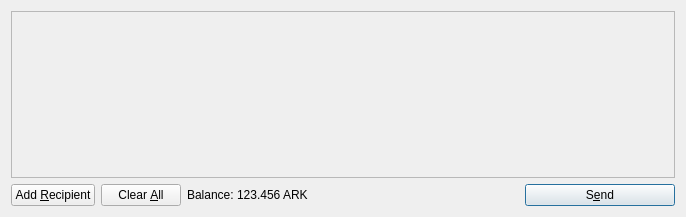
<?xml version="1.0" encoding="UTF-8"?>
<ui version="4.0">
 <class>SendCoinsDialog</class>
 <widget class="QDialog" name="SendCoinsDialog">
  <property name="geometry">
   <rect>
    <x>0</x>
    <y>0</y>
    <width>686</width>
    <height>217</height>
   </rect>
  </property>
  <property name="windowTitle">
   <string>Send Coins</string>
  </property>
  <layout class="QVBoxLayout" name="verticalLayout">
   <item>
    <widget class="QScrollArea" name="scrollArea">
     <property name="widgetResizable">
      <bool>true</bool>
     </property>
     <widget class="QWidget" name="scrollAreaWidgetContents">
      <property name="geometry">
       <rect>
        <x>0</x>
        <y>0</y>
        <width>666</width>
        <height>165</height>
       </rect>
      </property>
      <layout class="QVBoxLayout" name="verticalLayout_2">
       <property name="margin">
        <number>0</number>
       </property>
       <item>
        <layout class="QVBoxLayout" name="entries">
         <property name="spacing">
          <number>6</number>
         </property>
        </layout>
       </item>
       <item>
        <spacer name="verticalSpacer">
         <property name="orientation">
          <enum>Qt::Vertical</enum>
         </property>
         <property name="sizeHint" stdset="0">
          <size>
           <width>20</width>
           <height>40</height>
          </size>
         </property>
        </spacer>
       </item>
      </layout>
     </widget>
    </widget>
   </item>
   <item>
    <layout class="QHBoxLayout" name="horizontalLayout">
     <item>
      <widget class="QPushButton" name="addButton">
       <property name="toolTip">
        <string>Send to multiple recipients at once</string>
       </property>
       <property name="text">
        <string>Add &amp;Recipient</string>
       </property>
       <property name="icon">
        <iconset resource="../bitcoin.qrc">
         <normaloff>:/icons/add</normaloff>:/icons/add</iconset>
       </property>
       <property name="autoDefault">
        <bool>false</bool>
       </property>
      </widget>
     </item>
     <item>
      <widget class="QPushButton" name="clearButton">
       <property name="sizePolicy">
        <sizepolicy hsizetype="Minimum" vsizetype="Fixed">
         <horstretch>0</horstretch>
         <verstretch>0</verstretch>
        </sizepolicy>
       </property>
       <property name="toolTip">
        <string>Remove all transaction fields</string>
       </property>
       <property name="text">
        <string>Clear &amp;All</string>
       </property>
       <property name="icon">
        <iconset resource="../bitcoin.qrc">
         <normaloff>:/icons/remove</normaloff>:/icons/remove</iconset>
       </property>
       <property name="autoRepeatDelay">
        <number>300</number>
       </property>
       <property name="autoDefault">
        <bool>false</bool>
       </property>
      </widget>
     </item>
     <item>
      <layout class="QHBoxLayout" name="horizontalLayout_2">
       <property name="spacing">
        <number>3</number>
       </property>
       <item>
        <widget class="QLabel" name="label">
         <property name="text">
          <string>Balance:</string>
         </property>
        </widget>
       </item>
       <item>
        <widget class="QLabel" name="labelBalance">
         <property name="cursor">
          <cursorShape>IBeamCursor</cursorShape>
         </property>
         <property name="text">
          <string>123.456 ARK</string>
         </property>
         <property name="textInteractionFlags">
          <set>Qt::LinksAccessibleByMouse|Qt::TextSelectableByKeyboard|Qt::TextSelectableByMouse</set>
         </property>
        </widget>
       </item>
      </layout>
     </item>
     <item>
      <spacer name="horizontalSpacer">
       <property name="orientation">
        <enum>Qt::Horizontal</enum>
       </property>
       <property name="sizeHint" stdset="0">
        <size>
         <width>40</width>
         <height>20</height>
        </size>
       </property>
      </spacer>
     </item>
     <item>
      <widget class="QPushButton" name="sendButton">
       <property name="minimumSize">
        <size>
         <width>150</width>
         <height>0</height>
        </size>
       </property>
       <property name="toolTip">
        <string>Confirm the send action</string>
       </property>
       <property name="text">
        <string>S&amp;end</string>
       </property>
       <property name="icon">
        <iconset resource="../bitcoin.qrc">
         <normaloff>:/icons/send</normaloff>:/icons/send</iconset>
       </property>
       <property name="default">
        <bool>true</bool>
       </property>
      </widget>
     </item>
    </layout>
   </item>
  </layout>
 </widget>
 <resources>
  <include location="../bitcoin.qrc"/>
 </resources>
 <connections/>
</ui>
